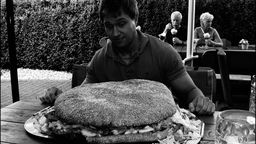
#> input picture media/burgirDark.png, 256 x 144 px, shrunk from 1280 x 720 before the run
$ python vaja2.py
#> lines starting #> are read from the running program, lines starting #| are printed output that depends on the picture
from curses.ascii import ESC
from math import sqrt
from numba import jit
import cv2
import numpy as np

# 1. Kje se pojavijo razlike pri detekciji robov nad temno in svetlo sliko in zakaj?
# Ob veliki gostoti enakih barv (npr. črna) se izgubijo detajli oz. lokacija roba


# 2. Zakaj je pred uporabo detektorja robov smiselno uporabiti filter za glajenje?
# S tem se izognemo šumu, ki ga sami ne smatramo za robove

# 3. Kaj nam pove gradient slike? Kako se uporablja pri detektorjih robov?
# Gradient nam pove smer in intenziteto spreminjanja barve.
# Robovi imajo ponavadi visok gredient, ki kaze proti njim


dark = cv2.imread('media/burgirDark.png', cv2.IMREAD_GRAYSCALE)# burgirDark.png
#> dark is the input picture: shape (144, 256); min 0, max 255, mean 72.9
light = cv2.imread('media/burgirLight.png', cv2.IMREAD_GRAYSCALE)
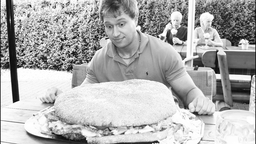
#> input picture media/burgirLight.png, 256 x 144 px, shrunk from 1280 x 720 before the run
#> light is the input picture: shape (144, 256); min 2, max 255, mean 175.1

dark = cv2.GaussianBlur(dark, [3, 3], cv2.BORDER_DEFAULT)
light = cv2.GaussianBlur(light, [3, 3], cv2.BORDER_DEFAULT)
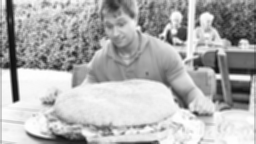
#> light: shape (144, 256); min 14, max 255, mean 175.4

@jit(nopython=True)
def combineMasks(mask1, mask2):
    maskR = np.zeros(shape=mask1.shape)
    for x in range(mask1.shape[0]):
        for y in range(mask1.shape[1]):
            maskR[x][y]=sqrt(pow(mask1[x][y], 2) + pow(mask2[x][y], 2))
    return maskR

@jit(nopython=True)
def calculateMask(image, mask, _x, _y):
    # maska mora bit 3x3, pa center je pac vedno -1 -1
    sum = 0
    for x in range(0, 3):
        for y in range(0, 3):

            try:
                pixel=image[_x+x-1][_y+y-1]
            except:
                pixel=0

            sum += pixel * mask[x][y]
    #ce je out of bounds je pixel 0
    return int(abs(sum)) #(9*9*4)

@jit(nopython=True)
def Sobel (image):
    result1 = np.zeros(shape=image.shape)
    result2 = np.zeros(shape=image.shape)
    mask = np.array([[-1,0,1], [-2,0,2], [-1,0,1]])
    mask2 = np.array([[-1,-2,-1], [0,0,0], [1,2,1]])

    for x in range(0, image.shape[0], 1):
        for y in range(0, image.shape[1], 1):
            result1[x][y]=calculateMask(image, mask, x, y)

    for x in range(0, image.shape[0], 1):
        for y in range(0, image.shape[1], 1):
            result2[x][y]=calculateMask(image, mask2, x, y)

    return combineMasks(result1, result2).astype(np.uint8)

@jit(nopython=True)
def Prewitt(image):
    result1 = np.zeros(shape=image.shape)
    result2 = np.zeros(shape=image.shape)
    mask = np.array([[-1,0,1], [-1,0,1], [-1,0,1]])
    mask2 = np.array([[-1,-1,-1], [0,0,0], [1,1,1]])

    for x in range(0, image.shape[0], 1):
        for y in range(0, image.shape[1], 1):
            result1[x][y]=calculateMask(image, mask, x, y)

    for x in range(0, image.shape[0], 1):
        for y in range(0, image.shape[1], 1):
            result2[x][y]=calculateMask(image, mask2, x, y)

    return combineMasks(result1, result2).astype(np.uint8)

@jit(nopython=True)
def Roberts(image):
    result1 = np.zeros(shape=image.shape)
    result2 = np.zeros(shape=image.shape)
    mask = np.array([[0,0,0], [1,0,0], [0,-1,0]])
    mask2 = np.array([[0,0,0], [0,1,0], [-1,0,0]])

    for x in range(0, image.shape[0], 1):
        for y in range(0, image.shape[1], 1):
            result1[x][y]=calculateMask(image, mask, x, y)

    for x in range(0, image.shape[0], 1):
        for y in range(0, image.shape[1], 1):
            result2[x][y]=calculateMask(image, mask2, x, y)

    return combineMasks(result1, result2).astype(np.uint8)

cv2.namedWindow("Original")
cv2.namedWindow("Prewitt")
cv2.namedWindow("Sobel")
cv2.namedWindow("Roberto")
cv2.namedWindow("Canny")

cv2.imshow("Original", np.hstack([dark, light]))
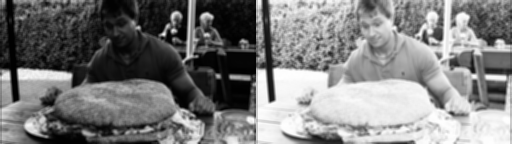
#> window 'Original': shape (144, 512); min 1, max 255, mean 124.2
cv2.imshow("Prewitt", np.hstack([Prewitt(light), Prewitt(dark)]) )
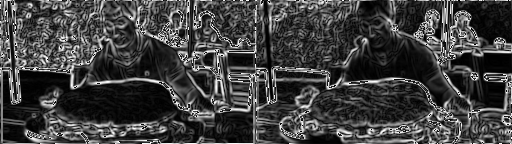
#> window 'Prewitt': shape (144, 512); min 0, max 255, mean 64.5
cv2.imshow("Sobel", np.hstack([Sobel(light), Sobel(dark)]) )
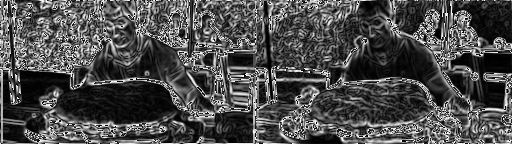
#> window 'Sobel': shape (144, 512); min 0, max 255, mean 77.1
cv2.imshow("Roberto", np.hstack([Roberts(light), Roberts(dark)]) )
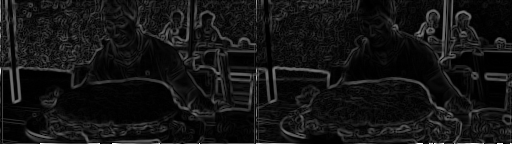
#> window 'Roberto': shape (144, 512); min 0, max 255, mean 19.9
cv2.imshow("Canny", np.hstack([cv2.Canny(light, threshold1=40, threshold2=100), cv2.Canny(dark, threshold1=40, threshold2=100)]) )
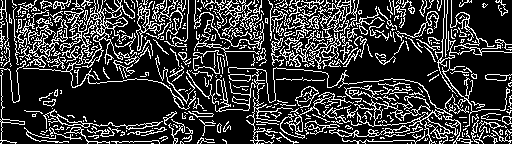
#> window 'Canny': shape (144, 512); 22.2% white in thin lines or dots

c = '0'
while c != ESC:
    c = cv2.waitKey()
#> (key Esc is pressed here)

cv2.destroyAllWindows()
